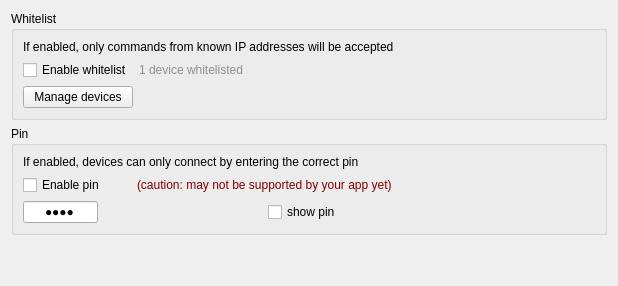
          <widget class="QWidget" name="protectionTab">
           <attribute name="title">
            <string>Protection</string>
           </attribute>
           <layout class="QVBoxLayout" name="verticalLayout_4">
            <item>
             <widget class="QGroupBox" name="groupBox_2">
              <property name="title">
               <string>Whitelist</string>
              </property>
              <layout class="QGridLayout" name="gridLayout_3">
               <item row="0" column="0" colspan="2">
                <widget class="QLabel" name="label">
                 <property name="text">
                  <string>If enabled, only commands from known IP addresses will be accepted</string>
                 </property>
                </widget>
               </item>
               <item row="1" column="0">
                <widget class="QCheckBox" name="enableWhitelist">
                 <property name="text">
                  <string>Enable whitelist</string>
                 </property>
                </widget>
               </item>
               <item row="1" column="1">
                <widget class="QLabel" name="label_2">
                 <property name="styleSheet">
                  <string notr="true">color: rgb(142, 142, 142);</string>
                 </property>
                 <property name="frameShadow">
                  <enum>QFrame::Plain</enum>
                 </property>
                 <property name="text">
                  <string>1 device whitelisted</string>
                 </property>
                </widget>
               </item>
               <item row="2" column="0">
                <widget class="QPushButton" name="manageWhitelistButton">
                 <property name="text">
                  <string>Manage devices</string>
                 </property>
                </widget>
               </item>
               <item row="2" column="1">
                <spacer name="horizontalSpacer_2">
                 <property name="orientation">
                  <enum>Qt::Horizontal</enum>
                 </property>
                 <property name="sizeHint" stdset="0">
                  <size>
                   <width>456</width>
                   <height>20</height>
                  </size>
                 </property>
                </spacer>
               </item>
              </layout>
             </widget>
            </item>
            <item>
             <widget class="QGroupBox" name="groupBox_3">
              <property name="title">
               <string>Pin</string>
              </property>
              <layout class="QGridLayout" name="gridLayout_4">
               <item row="0" column="0" colspan="3">
                <widget class="QLabel" name="label_3">
                 <property name="text">
                  <string>If enabled, devices can only connect by entering the correct pin</string>
                 </property>
                </widget>
               </item>
               <item row="1" column="0">
                <widget class="QCheckBox" name="enablePin">
                 <property name="text">
                  <string>Enable pin</string>
                 </property>
                </widget>
               </item>
               <item row="1" column="1" colspan="2">
                <widget class="QLabel" name="label_4">
                 <property name="styleSheet">
                  <string notr="true">color: rgb(128, 0, 0);</string>
                 </property>
                 <property name="text">
                  <string>(caution: may not be supported by your app yet)</string>
                 </property>
                 <property name="alignment">
                  <set>Qt::AlignLeading|Qt::AlignLeft|Qt::AlignVCenter</set>
                 </property>
                </widget>
               </item>
               <item row="1" column="3">
                <spacer name="horizontalSpacer">
                 <property name="orientation">
                  <enum>Qt::Horizontal</enum>
                 </property>
                 <property name="sizeHint" stdset="0">
                  <size>
                   <width>161</width>
                   <height>20</height>
                  </size>
                 </property>
                </spacer>
               </item>
               <item row="2" column="0" colspan="2">
                <widget class="QLineEdit" name="pinDisplay">
                 <property name="maximumSize">
                  <size>
                   <width>75</width>
                   <height>16777215</height>
                  </size>
                 </property>
                 <property name="text">
                  <string>1234</string>
                 </property>
                 <property name="frame">
                  <bool>true</bool>
                 </property>
                 <property name="echoMode">
                  <enum>QLineEdit::Password</enum>
                 </property>
                 <property name="alignment">
                  <set>Qt::AlignCenter</set>
                 </property>
                </widget>
               </item>
               <item row="2" column="2">
                <widget class="QCheckBox" name="showPin">
                 <property name="text">
                  <string>show pin</string>
                 </property>
                </widget>
               </item>
               <item row="2" column="3">
                <spacer name="horizontalSpacer_4">
                 <property name="orientation">
                  <enum>Qt::Horizontal</enum>
                 </property>
                 <property name="sizeHint" stdset="0">
                  <size>
                   <width>161</width>
                   <height>20</height>
                  </size>
                 </property>
                </spacer>
               </item>
              </layout>
             </widget>
            </item>
            <item>
             <spacer name="verticalSpacer_2">
              <property name="orientation">
               <enum>Qt::Vertical</enum>
              </property>
              <property name="sizeHint" stdset="0">
               <size>
                <width>20</width>
                <height>40</height>
               </size>
              </property>
             </spacer>
            </item>
           </layout>
          </widget>
